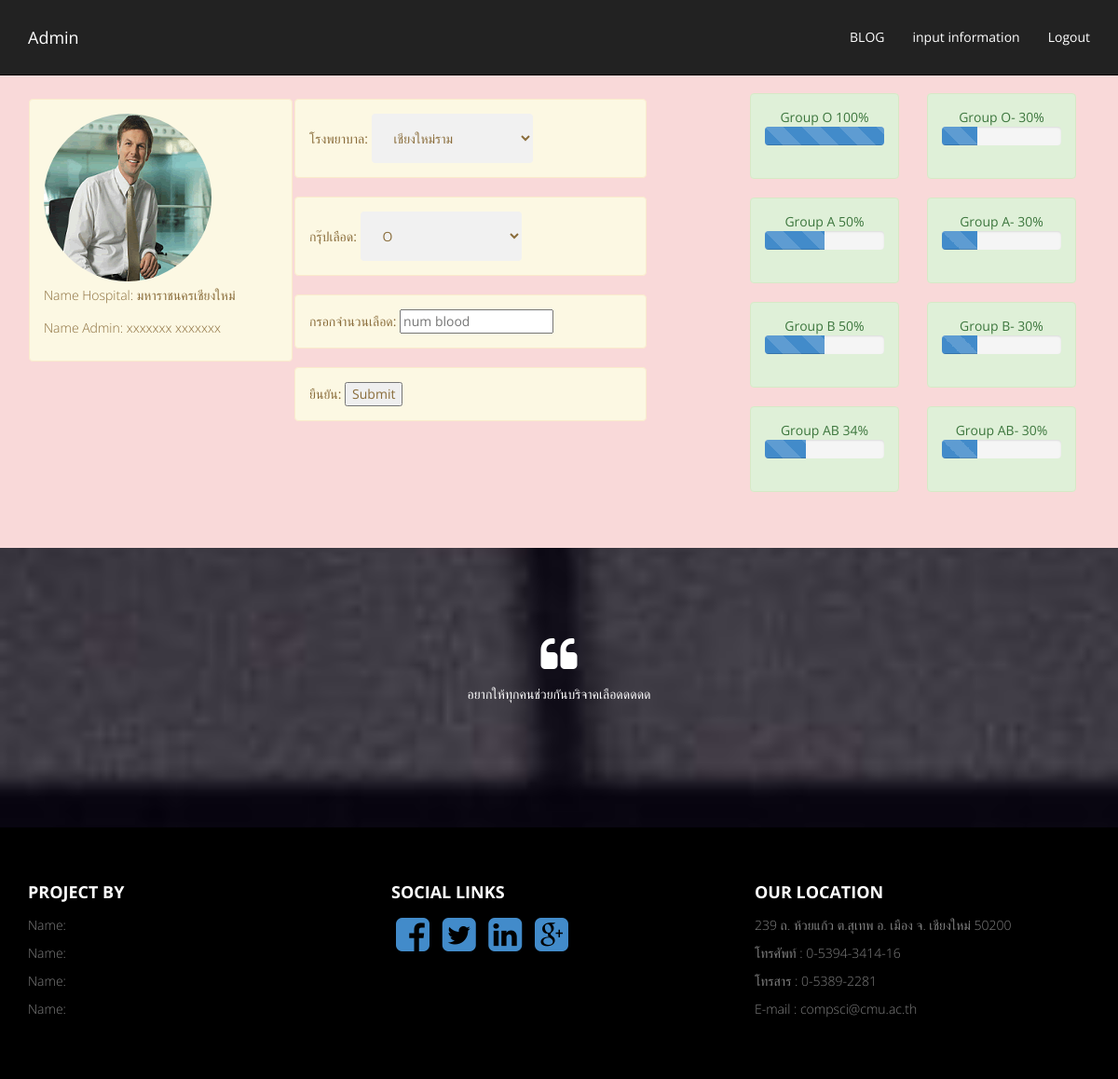
Screenshot of /HostAdmin.php (signed in) with the database file from the repository.
### tables this page shows
CREATE TABLE `user` (
  `username` varchar(15) NOT NULL,
  `password` varchar(10) NOT NULL,
  `h_name` varchar(20) DEFAULT NULL
);

CREATE TABLE `hospital` (
  `h_name` varchar(20) NOT NULL,
  `A_vol` float DEFAULT NULL,
  `B_vol` float DEFAULT NULL,
  `O_vol` float DEFAULT NULL,
  `AB_vol` float DEFAULT NULL,
  `A_neg_vol` float DEFAULT NULL,
  `B_neg_vol` float DEFAULT NULL,
  `O_neg_vol` float DEFAULT NULL,
  `AB_neg_vol` float DEFAULT NULL
);

### HostAdmin.php (the view, shortened to what this page needs)
<!DOCTYPE html>
<html xmlns="http://www.w3.org/1999/xhtml">
<head>
        <link href="assets/css/bootstrap.css" rel="stylesheet" />
        <link href="assets/css/font-awesome.min.css" rel="stylesheet" />
        <link href="assets/css/style.css" rel="stylesheet" />
      </head>
      <body >
        <?php
        $user = $_SESSION['U'];
        include 'connect.php';
        $sql = "select h_name from user where username = '$user' ";
        $result = $conn->query($sql);
        $row = $result->fetch_assoc();
        $hos = $row['h_name'];
        ?>
        <div class="navbar navbar-inverse navbar-fixed-top" >
          <div class="container">
            <div class="navbar-header">
              <a class="navbar-brand" href="HostAdmin.php">Admin</a>
            </div>
            <div class="navbar-collapse collapse">
              <ul class="nav navbar-nav navbar-right">
                <li><a href="blog.html">BLOG</a></li>
                <li><a href="InputInformation.php">input information</a></li>
                <li><a href="logout.php">Logout</a></li>
              </ul>
            </div>
          </div>
        </div>
        <section id="intro">
          <div class="container ">
            <div class="col text-center navbar col-md-3 col-sm-3 " >
             <div class="row text-left pad-row">
              <div class="alert alert-warning">
                <img class="img-circle" src="assets/img/team1.png" alt="" /><p>
                Name Hospital: <?php echo $hos; ?> <p>
                Name Admin: xxxxxxx  xxxxxxx<p>
              </div>
            </div>
          </div>
          <?php
            $sql = "select h_name,username from user where username <> '$user'";
            $result = $conn->query($sql);
          ?>
          <div class="col text-center navbar col-md-4 col-sm-4 " >
        <from method="post" action="sendblood.php" >
           <div class="row text-left pad-row">
            <div class="alert alert-warning">
              โรงพยาบาล:
                <select id="hospital" name="hospital">
                <?php
                    while ($row=$result->fetch_assoc()) {
                      $name = $row['h_name'];
                      echo '<option value=" '.$row['username'].' ">';
                      echo $name."</option>";
                    }
                ?>
                </select>
            </div>
            <div class="alert alert-warning">
              กรุ๊ปเลือด:
                <select id="hospital" name="blood">
                  <option  value="1">O</option>
                </select>
            </div>
            <div class="alert alert-warning">
              กรอกจำนวนเลือด:  <input type="text" id="num_blood" name="num_blood" placeholder="num blood">
            </div>
            <div class="alert alert-warning">
              ยืนยัน:  <input type="submit" value="Submit" >
            </div>
          </div>
        </div>
        <?php
          $sql2= "select * from hospital inner join user on hospital.h_name=user.h_name where username = '$user'";
          $result2 = $conn->query($sql2);
         $row = $result2->fetch_assoc();
          $a = $row['A_vol'];
          $b = $row['B_vol'];
          $o = $row['O_vol'];
          $ab = $row['AB_vol'];
          $an = $row['A_neg_vol'];
          $bn = $row['B_neg_vol'];
          $on = $row['O_neg_vol'];
          $abn = $row['AB_neg_vol'];
          $div =  max($a,$b,$o,$ab,$an,$bn,$on,$abn);
        ?>
        <div class="col text-center navbar-right col-md-2 col-sm-2 " >
         <p>
          <div class="col-md-12">
            <div class="row text-center pad-row">
              <div class="alert alert-success">
 <?php
                echo '<div class="skill-name">Group O- '.ceil($on/$div * 100)."%</div>";
?>
                <div class="progress progress-striped active progress-adjust">
                  <div class="progress-bar progress-bar-primary" role="progressbar" aria-valuenow="100"    aria-valuemin="0" aria-valuemax="100" style="width: <?php echo ceil($on/$div * 100); ?>%">
                 </div>
               </div>
             </div>
             <div class="alert alert-success">
<?php             echo '<div class="skill-name">Group A- '.ceil($an/$div * 100).'%</div>' ;  ?>
              <div class="progress progress-striped active progress-adjust">
                <div class="progress-bar progress-bar-primary" role="progressbar" aria-valuenow="100"    aria-valuemin="0" aria-valuemax="100" style="width: <?php echo ceil($an/$div * 100); ?>%">
                </div>
              </div>
            </div>
            <div class="alert alert-success">
<?php            echo  '<div class="skill-name">Group B- '.ceil($bn/$div * 100).'%</div>'; ?>
              <div class="progress progress-striped active progress-adjust">
                <div class="progress-bar progress-bar-primary" role="progressbar" aria-valuenow="100"    aria-valuemin="0"            aria-valuemax="100" style="width: <?php echo ceil($bn/$div * 100); ?>%">
                </div>
              </div>
            </div>
            <div class="alert alert-success">
<?php          echo   '<div class="skill-name">Group AB- '.ceil($abn/$div * 100).'%</div>' ; ?>
             <div class="progress progress-striped active progress-adjust">
              <div class="progress-bar progress-bar-primary" role="progressbar" aria-valuenow="100"    aria-valuemin="0"               aria-valuemax="100" style="width: <?php echo ceil($abn/$div * 100); ?>%">
              </div>
            </div>
          </div>
        </div>
      </div>
    </div>
    <div class="col text-center navbar-right col-md-2 col-sm-2" >
      <p>
       <div class="col-md-16">
         <div class="col text-center pad-row">
           <div class="alert alert-success">
<?php            echo '<div class="skill-name">Group O '.ceil($o/$div * 100).'%</div>'   ?>
             <div class="progress progress-striped active progress-adjust">
              <div class="progress-bar progress-bar-primary" role="progressbar" aria-valuenow="100" aria-valuemin="0" aria-valuemax="100" style="width: <?php echo ceil($o/$div * 100); ?>%">
              </div>
            </div>
          </div>
          <div class="alert alert-success">
<?php         echo  '<div class="skill-name">Group A '.ceil($a/$div * 100).'%</div>'; ?>
           <div class="progress progress-striped active progress-adjust">
            <div class="progress-bar progress-bar-primary" role="progressbar" aria-valuenow="100" aria-valuemin="0" aria-valuemax="100" style="width: <?php echo ceil($a/$div * 100); ?>%">
            </div>
          </div>
        </div>
        <div class="alert alert-success">
         <div class="skill-name">Group B <?php echo ceil($b/$div * 100); ?>%</div>
         <div class="progress progress-striped active progress-adjust">
          <div class="progress-bar progress-bar-primary" role="progressbar" aria-valuenow="100" aria-valuemin="0" aria-valuemax="100" style="width: <?php echo ceil($b/$div * 100); ?>%">
          </div>
        </div>
      </div>
      <div class="alert alert-success">
       <div class="skill-name">Group AB <?php echo ceil($ab/$div * 100); ?>%</div>
       <div class="progress progress-striped active progress-adjust">
        <div class="progress-bar progress-bar-primary" role="progressbar" aria-valuenow="100" aria-valuemin="0" aria-valuemax="100" style="width: <?php echo ceil($ab/$div * 100); ?>%">
        </div>
      </div>
    </div>
  </div>
</div>
</div>
</div>
</section>
<section  class="note-sec" >
 <div class="container">
   <div class="row text-center pad-row" >
    <div class="col-md-8 col-md-offset-2 col-sm-8 col-sm-offset-2 ">
      <i class="fa fa-quote-left fa-3x"></i>
      <p>
        อยากให้ทุกคนช่วยกันบริจาคเลือดดดดด
      </p>
    </div>
  </div>
</div>
</section>
<section id="footer-sec" >
  <div class="container">
   <div class="row  pad-bottom" >
    <div class="col-md-4">
      <h4> <strong>Project by</strong> </h4>
      <p>
        Name: <br>
        Name: <br>
        Name: <br>
        Name: <br>
      </p>
    </div>
    <div class="col-md-4">
      <h4> <strong>SOCIAL LINKS</strong> </h4>
      <p>
       <a href="#"><i class="fa fa-facebook-square fa-3x"  ></i></a>
       <a href="#"><i class="fa fa-twitter-square fa-3x"  ></i></a>
       <a href="#"><i class="fa fa-linkedin-square fa-3x"  ></i></a>
       <a href="#"><i class="fa fa-google-plus-square fa-3x"  ></i></a>
     </p>
   </div>
   <div class="col-md-4">
     <h4> <strong>OUR LOCATION</strong> </h4>
     <p>
       239 ถ. ห้วยแก้ว ต.สุเทพ อ. เมือง จ. เชียงใหม่ 50200 <br/>
       โทรศัพท์ : 0-5394-3414-16  <br/>
       โทรสาร : 0-5389-2281 <br/>
       E-mail : compsci@cmu.ac.th
     </p>
   </div>
 </div>
</div>
</section>
</body>
</html>

### assets/css/style.css (style rules this page uses)
.text-center { text-align:center; }
i.fa { padding:5px; }
section { padding-top:50px; }
p { font-weight:300; line-height:30px; }
.pad-row { padding-top:40px; padding-bottom:40px; }
.pad-bottom { padding-bottom:50px; }
.navbar-inverse .navbar-nav > li > a { color: #FFF; }
.navbar-inverse .navbar-brand { color: #FFF; }
.navbar { padding:15px; -webkit-transition: background .8s ease-out,padding .8s ease-out; -moz-transition: background .8s ease-out,padding .8s ease-out; transition: background .8s ease-out,padding .8s ease-out; }
.note-sec { padding-bottom:50px; background: url(../img/4.jpg) no-repeat 50% 50%; background-attachment: fixed; -webkit-background-size: cover; -moz-background-size: cover; -o-background-size: cover; background-size: cover; width: 100%; display: block; height: auto; min-height:300px; color:#fff; }
#footer-sec { background-color:#000; color:#808080; }
#footer-sec h4 { text-transform:uppercase; color:#fff; }
select { width: 50%; padding: 16px 20px; border: none; border-radius: 4px; background-color: #f1f1f1; }

### rows the page displays
user: h_name "มหาราชนครเชียงใหม่", ceil($on/$div*100) "30", ceil($an/$div*100) "30", ceil($bn/$div*100) "30", ceil($abn/$div*100) "30", ceil($o/$div*100) "100", ceil($a/$div*100) "50", ceil($b/$div*100) "50", ceil($ab/$div*100) "34"

### other values shown
form field hospital "เชียงใหม่ราม"
